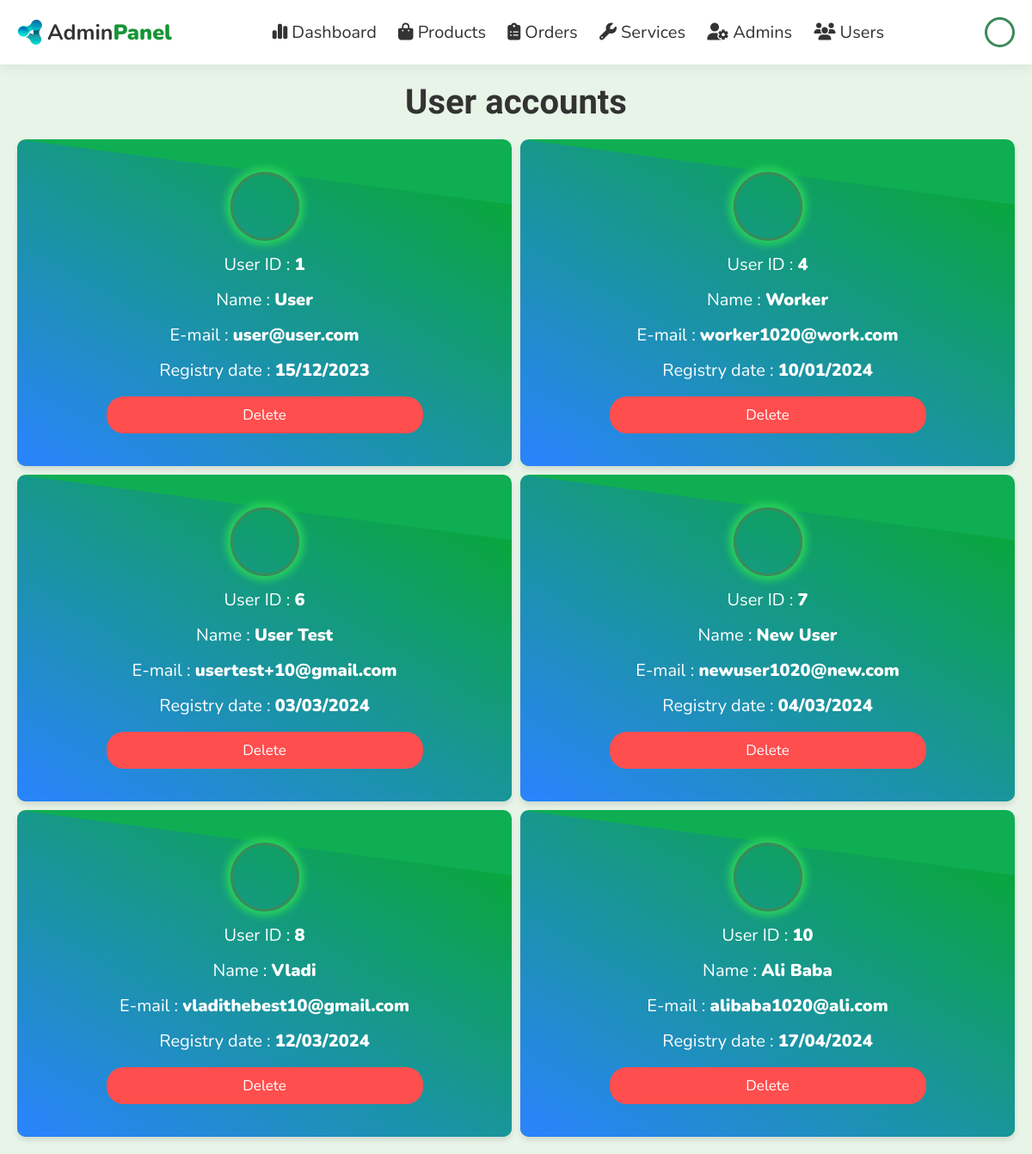
Page /admin/users_accounts.php (signed in) on the committed database.
### tables this page shows
CREATE TABLE `users` (
  `id` int(100) NOT NULL,
  `name` varchar(100) NOT NULL,
  `email` varchar(100) NOT NULL,
  `password` varchar(50) NOT NULL,
  `isAdmin` tinyint(1) NOT NULL DEFAULT 0,
  `avatar` text NOT NULL DEFAULT 'logedin.png',
  `reg_date` date DEFAULT current_timestamp()
);

### admin/users_accounts.php (the view, shortened to what this page needs)
<?php
include '../components/connect.php';
if (isset($_SESSION['admin_id'])) {
  $admin_id = $_SESSION['admin_id'];
} else {
  $admin_id = '';
  header('Location: admin_login.php');
};
?>
<!DOCTYPE html>
<html lang="en">
<head>
  <link rel="stylesheet" href="https://cdnjs.cloudflare.com/ajax/libs/font-awesome/6.1.1/css/all.min.css">
  <link rel="stylesheet" href="../css/admin_style.css">
  <link rel="stylesheet" href="../css/global.css">
</head>
<body style="height: auto;">
  <?php include '../components/admin_header.php'; ?>
  <?php
  $select_admin_exists = $conn->prepare("SELECT id FROM `users` WHERE id = ? AND isAdmin = 1");
  $select_admin_exists->execute([$admin_id]);
  if ($select_admin_exists->rowCount() == 0) {
    header("Location: admin_login.php");
  } else {
  ?>
    <section class="accounts">
      <h1 class="heading">User accounts</h1>
      <div class="box-container">
        <?php
        $select_accounts = $conn->prepare("SELECT * FROM `users` WHERE isAdmin = 0");
        $select_accounts->execute();
        if ($select_accounts->rowCount() > 0) {
          while ($fetch_accounts = $select_accounts->fetch(PDO::FETCH_ASSOC)) {
        ?>
            <div class="user-card">
              <div class="after"></div>
              <div class="user-info">
                <div style="margin-bottom: 0.7rem; border: 3px solid #3b8a59; display: inline-block; width: 80px; height: 80px; border-radius: 50%; background-image: url('../uploaded_img/user_avatar/<?= $fetch_accounts['avatar'] ?>'); background-size: cover; box-shadow: 0 0 10px 5px #2ad45b; "></div>
                <p> User ID :  <span><?= $fetch_accounts['id']; ?></span> </p>
                <p> Name :  <span><?= $fetch_accounts['name']; ?></span> </p>
                <p> E-mail :  <span><?= $fetch_accounts['email']; ?></span> </p>
                <p> Registry date :  <span><?= date('d/m/Y', strtotime($fetch_accounts['reg_date'])); ?></span></p>
                <a href="users_accounts.php?delete=<?= $fetch_accounts['id']; ?>" onclick="return confirm('Delete this account? User related information will also be deleted!')" class="delete-btn">Delete</a>
              </div>
            </div>
        <?php
          }
        } else {
          echo '<p class="empty">There are no user accounts right now!</p>';
        }
        ?>
      </div>
    </section>
  <?php
  }
  ?>
</body>
</html>

### components/admin_header.php (shortened to what this page needs)
<header class="header">
  <section class="flex">
    <div class="logo">
      <img src="../images/influxify-logo.ico" alt="logo" style="width: 30px;">
      <a href="../admin/dashboard.php">Admin<span>Panel</span></a>
    </div>
    <nav class="navbar">
      <a href="../admin/dashboard.php">
        <i class="fa-solid fa-chart-simple"></i> Dashboard
      </a>
      <a href="../admin/products.php">
        <i class="fas fa-shopping-bag"></i> Products
      </a>
      <a href="../admin/placed_orders.php">
        <i class="fa-solid fa-clipboard-list"></i> Orders
      </a>
      <a href="../admin/services.php">
        <i class="fa-solid fa-wrench"></i> Services
      </a>
      <a href="../admin/admin_accounts.php">
        <i class="fas fa-user-cog"></i> Admins
      </a>
      <a href="../admin/users_accounts.php">
        <i class="fas fa-users"></i> Users
      </a>
    </nav>
    <div class="icons">
      <?php
      $admin_avatar = $conn->prepare("SELECT `avatar` FROM `users` WHERE id = ?");
      $admin_avatar->execute([$admin_id]);
      $avatar_result = $admin_avatar->fetchColumn();
      $admin_name = $conn->prepare("SELECT `name` FROM `users` WHERE id = ?");
      $admin_name->execute([$admin_id]);
      $name_result = $admin_name->fetchColumn();
      if ($admin_id && !empty($avatar_result)) {
        $user_image = $avatar_result;
      } else {
        $user_image = "default.png";
      }
      ?>
      <div id="admin-btn" style="border: 3px solid #3b8a59; margin: 0; display: inline-block; width: 35px; height: 35px; border-radius: 50%; background-image: url('../uploaded_img/user_avatar/<?= $user_image ?>'); background-size: cover; " title="<?= $name_result; ?>"></div>
    </div>
  </section>
</header>

### css/admin_style.css (style rules this page uses)
.accounts { background: var(--body); min-height: 100%; transition: 0.5s ease; }
.accounts .box-container { width: 100%; display: grid; grid-template-columns: repeat(auto-fit, minmax(calc(33.33% - 10px), 1fr)); grid-gap: 10px; }
.accounts .box-container > div { width: 100%; margin: 0; }
@media screen and (max-width: 1200px) { .accounts .box-container { grid-template-columns: repeat(auto-fit, minmax(calc(50% - 10px), 1fr)); } }
.accounts .box-container .user-card { position: relative; height: 380px; border-radius: 10px; overflow: hidden; box-shadow: 0 4px 6px rgba(0, 0, 0, 0.1); background-color: #0fae52; display: flex; justify-content: center; align-items: center; transition: 0.5s ease; }
@media screen and (max-width: 1200px) { .accounts .box-container { justify-content: space-around; } }
.accounts .box-container .user-card .user-info { display: flex; align-items: center; flex-direction: column; width: 80%; }
.accounts .box-container .user-card .user-info > * { width: 80%; }
.accounts .box-container .user-info p { font-size: 2rem; color: var(--light-color); margin: 0.7rem 0; }
.accounts .box-container .user-info p span { color: var(--white); }
.after { content: ""; position: absolute; top: 0; left: 0; width: 100%; height: 100%; transition: 0.5s ease; background: linear-gradient(-150deg, #05aa26, #2a83ff); clip-path: polygon(0 0, 100% 20%, 100% 100%, 0 100%); }
.user-info { position: absolute; top: 50%; left: 50%; transform: translate(-50%, -50%); text-align: center; color: #fff; z-index: 1; transition: 0.5s ease; }

### css/global.css (style rules this page uses)
:root { --primary: #159535; --body: #e8f4e8; --light-green: #149a38; --black: #333; --cyan-blue: #0c85b9; --gray: #605c5c; --light: #eceef2; --light-blue: #4682b4; --purple: #6f42c1; --red: #ff4e4e; --white: #fff; --border-radius: 10px; --box-shadow: 0 0 1.5rem rgba(0, 0, 0, 0.1); }
* { border: none; box-sizing: border-box; font-family: "Nunito", sans-serif; margin: 0; outline: none; padding: 0; text-decoration: none; scroll-behavior: smooth; transition: 200ms !important; }
html { font-size: 62.5%; overflow-x: hidden; }
body { background-color: var(--light); height: 100vh; }
.btn, .delete-btn, .option-btn { display: block; width: 100%; margin-top: 1rem; border-radius: 20px 20px 20px 20px; padding: 1rem 3rem; font-size: 1.7rem; color: var(--white); cursor: pointer; text-align: center; transition: 300ms !important; }
.delete-btn { background-color: var(--red); }
.heading { font-size: 4rem; font-family: "Fira Sans"; font-weight: 900; color: var(--black); margin-bottom: 2rem; text-align: center; }
section { padding: 2rem; min-width: 100%; margin: 0 auto; }
span { font-weight: 900; }
.header { position: sticky; top: 0; left: 0; right: 0; background-color: var(--white); box-shadow: var(--box-shadow); z-index: 1000; }
.header .flex { display: flex; flex-direction: row; flex-wrap: wrap; align-items: center; justify-content: space-between; position: relative; }
.header .flex .logo { display: flex; flex-direction: row; gap: 5px; align-items: center; font-size: 2.5rem; color: var(--black); user-select: none; }
.header .flex .logo a { color: var(--black); font-weight: 700; text-decoration: none !important; }
.header .flex .logo img { width: 30px; }
.header .flex .logo span { color: var(--primary); }
.header .flex .navbar a { margin: 0 1rem; font-size: 2rem; color: var(--black); text-decoration: none; padding: 1rem 0; height: 100%; position: relative; }
.header .flex .navbar a::after { content: ""; display: block; position: absolute; bottom: 0; left: 0; width: 0; height: 0.35rem; border-radius: var(--border-radius); background-color: var(--primary); transition: width 0.3s ease; }
.header .flex .icons { display: flex; flex-direction: row; justify-content: flex-end; align-items: center; font-size: 30px; border-radius: var(--border-radius); }
.header .flex .icons > * { width: 30px; height: 30px; margin-left: 1rem; cursor: pointer; color: var(--black); }

### rows in the picture
users: id "1", name "User", email "user@user.com", reg_date "15/12/2023"
users: id "4", name "Worker", email "worker1020@work.com", reg_date "10/01/2024"
users: id "6", name "User Test", email "usertest+10@gmail.com", reg_date "03/03/2024"
users: id "7", name "New User", email "newuser1020@new.com", reg_date "04/03/2024"
users: id "8", name "Vladi", email "vladithebest10@gmail.com", reg_date "12/03/2024"
users: id "10", name "Ali Baba", email "alibaba1020@ali.com", reg_date "17/04/2024"
